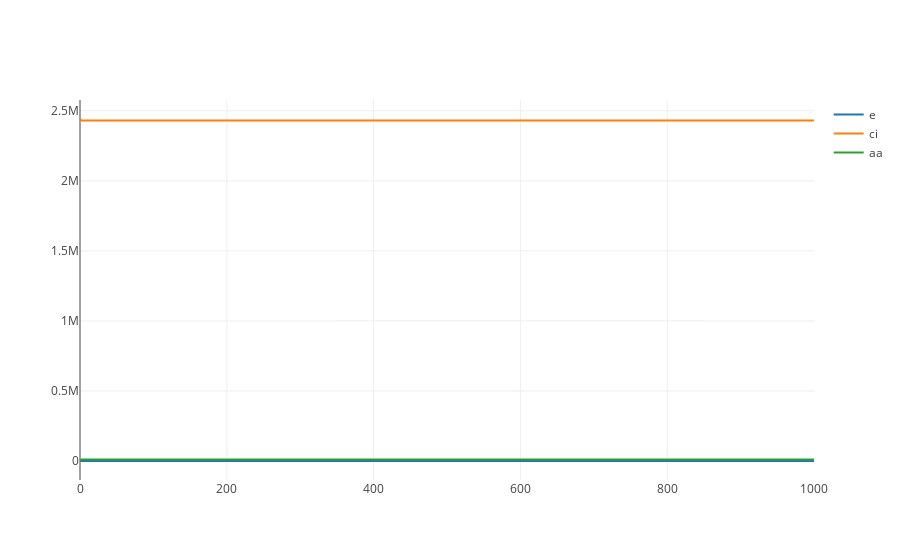

The cell this chart's notebook holds for it:
### Code cell
biosyn.reset()
biosyn.simulate(start = 0, end = 1000, steps = 1000,selections =['time','e','ci','aa'])
biosyn.plot()

### Figure 1 — Plotly figure (JSON) as saved in the notebook; plotly's stock layout.template omitted (floating-point values rounded to 4 significant figures; data arrays with more than 128 entries replaced by an {"elided": "..."} marker saying what was removed)
{"data": [{"type": "scatter", "x": {"elided": "1001 int values"}, "y": {"elided": "1001 float values"}, "name": "e", "opacity": 1, "mode": "lines"}, {"type": "scatter", "x": {"elided": "1001 int values"}, "y": {"elided": "1001 float values"}, "name": "ci", "opacity": 1, "mode": "lines"}, {"type": "scatter", "x": {"elided": "1001 int values"}, "y": {"elided": "1001 float values"}, "name": "aa", "opacity": 1, "mode": "lines"}], "layout": {}}
